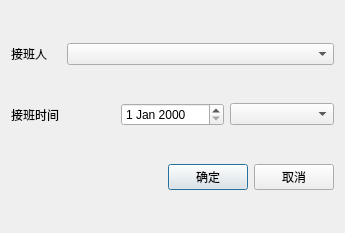
<?xml version="1.0" encoding="UTF-8"?>
<ui version="4.0">
 <class>SignIn</class>
 <widget class="QDialog" name="SignIn">
  <property name="geometry">
   <rect>
    <x>0</x>
    <y>0</y>
    <width>345</width>
    <height>233</height>
   </rect>
  </property>
  <property name="windowTitle">
   <string>接班</string>
  </property>
  <property name="windowIcon">
   <iconset resource="ihandover.qrc">
    <normaloff>:/images/signin.png</normaloff>:/images/signin.png</iconset>
  </property>
  <layout class="QVBoxLayout" name="verticalLayout">
   <item>
    <layout class="QHBoxLayout" name="horizontalLayout">
     <item>
      <widget class="QLabel" name="signinperson">
       <property name="maximumSize">
        <size>
         <width>50</width>
         <height>16777215</height>
        </size>
       </property>
       <property name="text">
        <string>接班人</string>
       </property>
      </widget>
     </item>
     <item>
      <widget class="QComboBox" name="signinname"/>
     </item>
    </layout>
   </item>
   <item>
    <layout class="QHBoxLayout" name="horizontalLayout_2">
     <item>
      <widget class="QLabel" name="signintime">
       <property name="text">
        <string>接班时间</string>
       </property>
      </widget>
     </item>
     <item>
      <widget class="QDateEdit" name="signinTime_QDateEdit"/>
     </item>
     <item>
      <widget class="QComboBox" name="signin_shift"/>
     </item>
    </layout>
   </item>
   <item>
    <layout class="QHBoxLayout" name="horizontalLayout_3">
     <item>
      <spacer name="horizontalSpacer">
       <property name="orientation">
        <enum>Qt::Horizontal</enum>
       </property>
       <property name="sizeHint" stdset="0">
        <size>
         <width>40</width>
         <height>20</height>
        </size>
       </property>
      </spacer>
     </item>
     <item>
      <widget class="QPushButton" name="okButton">
       <property name="text">
        <string>确定</string>
       </property>
      </widget>
     </item>
     <item>
      <widget class="QPushButton" name="cancelButton">
       <property name="text">
        <string>取消</string>
       </property>
      </widget>
     </item>
    </layout>
   </item>
  </layout>
 </widget>
 <resources>
  <include location="ihandover.qrc"/>
 </resources>
 <connections>
  <connection>
   <sender>okButton</sender>
   <signal>clicked()</signal>
   <receiver>SignIn</receiver>
   <slot>accept()</slot>
   <hints>
    <hint type="sourcelabel">
     <x>278</x>
     <y>253</y>
    </hint>
    <hint type="destinationlabel">
     <x>96</x>
     <y>254</y>
    </hint>
   </hints>
  </connection>
  <connection>
   <sender>cancelButton</sender>
   <signal>clicked()</signal>
   <receiver>SignIn</receiver>
   <slot>reject()</slot>
   <hints>
    <hint type="sourcelabel">
     <x>369</x>
     <y>253</y>
    </hint>
    <hint type="destinationlabel">
     <x>179</x>
     <y>282</y>
    </hint>
   </hints>
  </connection>
 </connections>
</ui>
